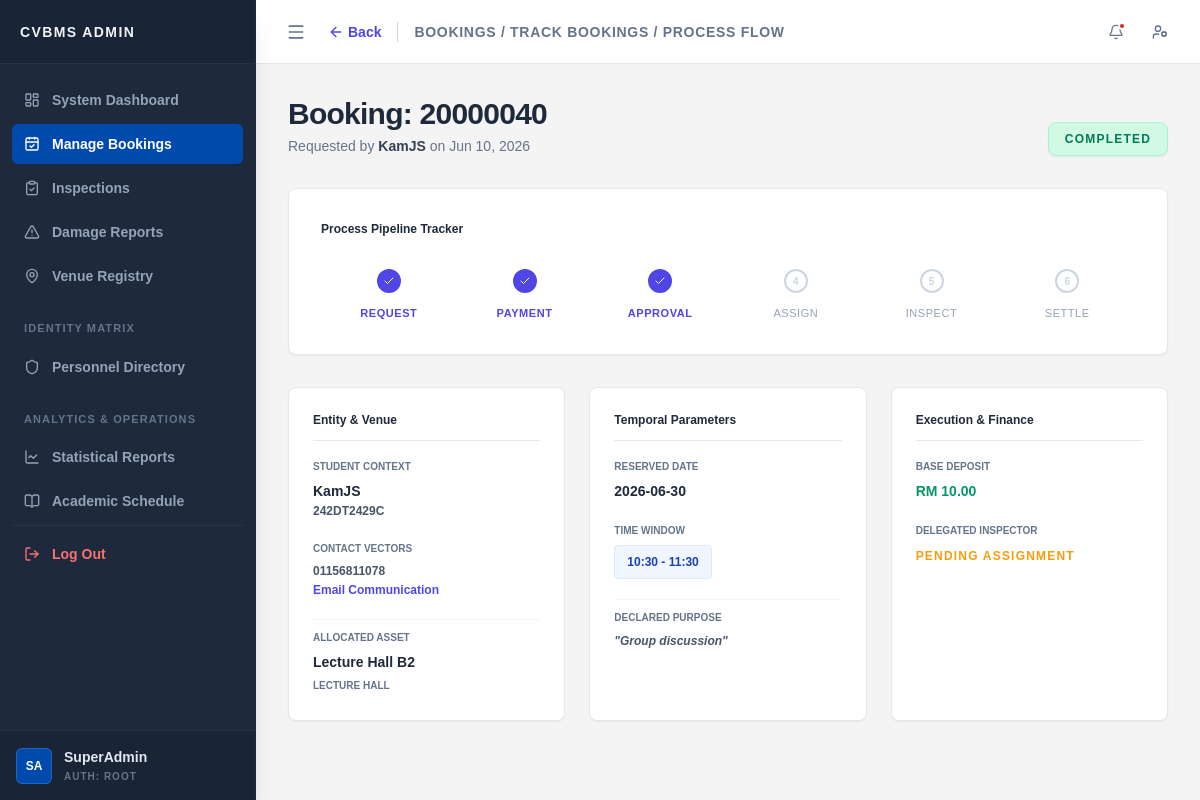
Page /admin/process_flow.php?bid=20000040 (signed in) on the earlier database version.
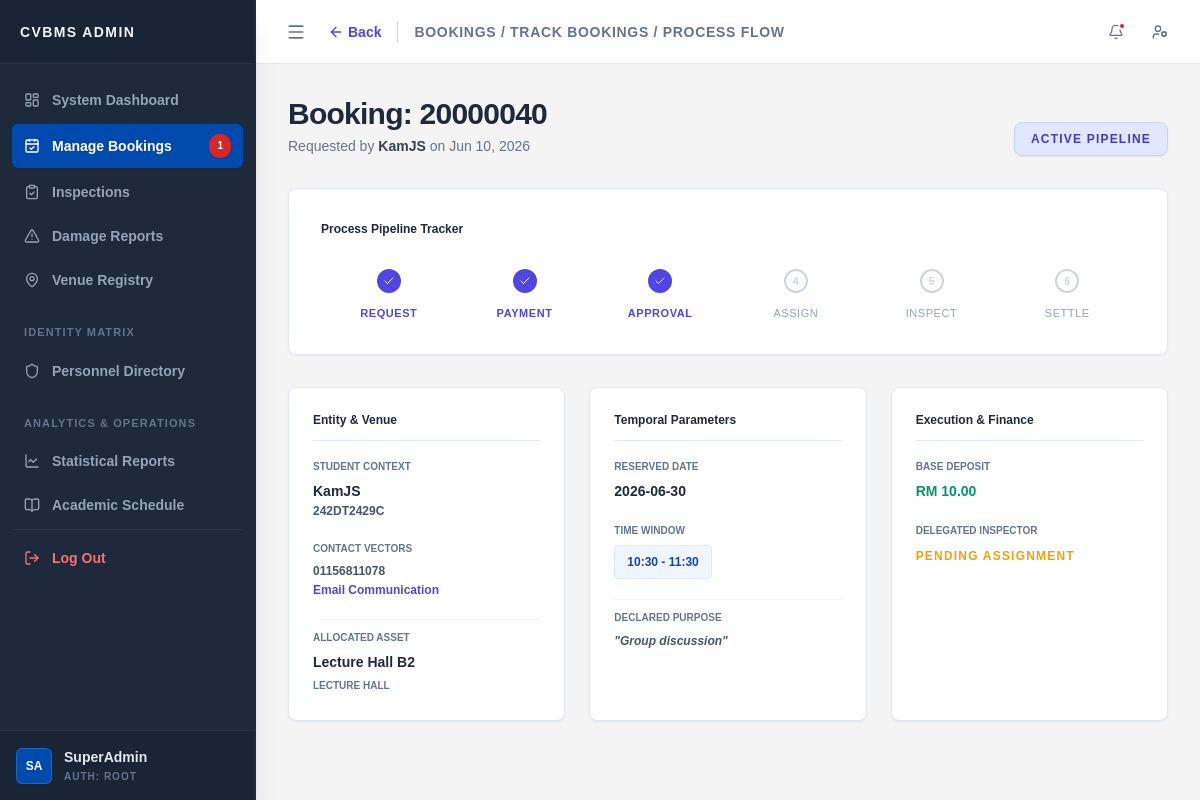
Same page on the later database version.
### admin/process_flow.php (the view, shortened to what the changed rows need)
<?php
require_once __DIR__ . '/../config/db.php';
$bid = intval($_GET['bid'] ?? 0);
$sql = "SELECT
            b.*, u.username, u.uid as student_id, u.phone_num as student_phone, u.email as student_email,
            v.vname, v.deposit, vc.category AS venue_category,
            i.ins_status, i.damage_desc, i.penalty,
            s.staff_name AS inspector_name,
            r.refund_status
        FROM booking b
        JOIN user u ON b.uid = u.uid
        JOIN venue v ON b.vid = v.vid
        JOIN vcategory vc ON v.vcid = vc.vcid
        LEFT JOIN inspection i ON b.bid = i.bid
        LEFT JOIN staff s ON i.sid = s.sid
        LEFT JOIN report r ON i.ins_id = r.ins_id
        WHERE b.bid = ?";
$stmt = $conn->prepare($sql);
$stmt->bind_param("i", $bid);
$stmt->execute();
$data = $stmt->get_result()->fetch_assoc();
$status = strtolower((string)$data['status']);
$is_rejected = ($status === 'rejected');
$is_cancelled = ($status === 'cancelled');
$is_completed = ($status === 'completed');
?>
<!DOCTYPE html>
<html lang="en">
<head>
    <script src="https://cdn.tailwindcss.com"></script>
    <link rel="stylesheet" href="../assets/css/admin_css.css?v=2.0">
</head>
<body class="bg-[#f4f4f4] text-slate-800 font-sans antialiased h-screen flex overflow-hidden">
    <?php include('../includes/admin_sidebar.php'); ?>
    <main class="flex-1 flex flex-col h-screen overflow-hidden relative">
            <?php
            $topbar_content = '
            <div class="flex items-center">
                <a href="track_bookings.php" class="text-sm font-bold text-indigo-600 hover:text-indigo-800 flex items-center mr-4 transition-colors">
                    <i data-lucide="arrow-left" class="w-4 h-4 mr-1"></i> Back
                </a>
                <h2 class="text-sm font-bold text-slate-500 uppercase tracking-wider border-l border-slate-300 pl-4">Bookings / Track Bookings / Process Flow</h2>
            </div>';
            include('../includes/admin_topbar.php');
            ?>
        <div class="flex-1 overflow-y-auto p-8 scroll-smooth">
            <div class="max-w-6xl mx-auto w-full">
                <div class="mb-8 flex flex-col md:flex-row md:justify-between md:items-end gap-4">
                    <div>
                        <h1 class="text-3xl font-extrabold text-slate-800 tracking-tight">Booking: <?php echo $bid; ?></h1>
                    </div>
                    <div>
                        <?php if($is_cancelled): ?>
                            <span class="px-4 py-2 bg-slate-100 text-slate-600 rounded-lg text-xs font-black uppercase tracking-widest border border-slate-300 shadow-sm block text-center">
                                Cancelled
                            </span>
                        <?php elseif($is_rejected): ?>
                            <span class="px-4 py-2 bg-red-100 text-red-700 rounded-lg text-xs font-black uppercase tracking-widest border border-red-200 shadow-sm block text-center">
                                Execution Terminated
                            </span>
                        <?php elseif($is_completed): ?>
                            <span class="px-4 py-2 bg-emerald-100 text-emerald-700 rounded-lg text-xs font-black uppercase tracking-widest border border-emerald-200 shadow-sm block text-center">
                                Completed
                            </span>
                        <?php else: ?>
                            <span class="px-4 py-2 bg-indigo-100 text-indigo-700 rounded-lg text-xs font-black uppercase tracking-widest border border-indigo-200 shadow-sm block text-center">
                                Active Pipeline
                            </span>
                        <?php endif; ?>
                    </div>
                </div>
            </div>
        </div>
    </main>
</body>
</html>

### includes/admin_sidebar.php (shortened to what the changed rows need)
<?php
$current_page = basename($_SERVER['PHP_SELF']);
$current_role = $_SESSION['role'] ?? '';
$is_staff_user = ($current_role === 'staff');
$pending_bookings_count = 0;
if (isset($conn))
{
    $sql_bookings_count = "SELECT COUNT(*) FROM booking WHERE status = 'pending' AND payment_status = 'paid'";
    $res_bookings = $conn->query($sql_bookings_count);
    if ($res_bookings)
    {
        $pending_bookings_count = $res_bookings->fetch_row()[0];
    }
}
?>
<aside id="system-sidebar" class="sidebar bg-[#1e293b] text-white flex flex-col shadow-xl z-20 shrink-0 border-r border-slate-800">
    <nav class="flex-1 overflow-y-auto py-4 scrollbar-hide">
        <ul class="space-y-1 px-3">
            <?php if (!$is_staff_user): ?>
            <li>
                <a href="manage_bookings.php" class="nav-item flex items-center px-3 py-2.5 text-sm font-semibold <?php echo (in_array($current_page, ['manage_bookings.php', 'pending_requests.php', 'assign_inspector.php', 'assign_inspector_detail.php', 'track_bookings.php', 'process_flow.php'])) ? 'bg-cstyle-blue text-white shadow-sm' : 'text-slate-400 hover:bg-slate-800 hover:text-slate-200'; ?> rounded-md transition-all">
                    <i data-lucide="calendar-check" class="w-4 h-4 shrink-0"></i>
                    <span class="ml-3 nav-text">Manage Bookings</span>
                    <?php if ($pending_bookings_count > 0): ?>
                        <span class="ml-auto bg-red-600 text-white text-[10px] font-bold px-2 py-0.5 rounded-full shadow-sm nav-badge"><?php echo $pending_bookings_count; ?></span>
                    <?php endif; ?>
                </a>
            </li>
            <?php endif; ?>
        </ul>
    </nav>
</aside>

Differences in the rows shown:
changed booking "Group discussion": status "completed" → "approved" (drawn)
Other differences:
$pending_bookings_count: (not shown) → "1"
text no longer shown: "COMPLETED"
text now shown: "ACTIVE PIPELINE"
